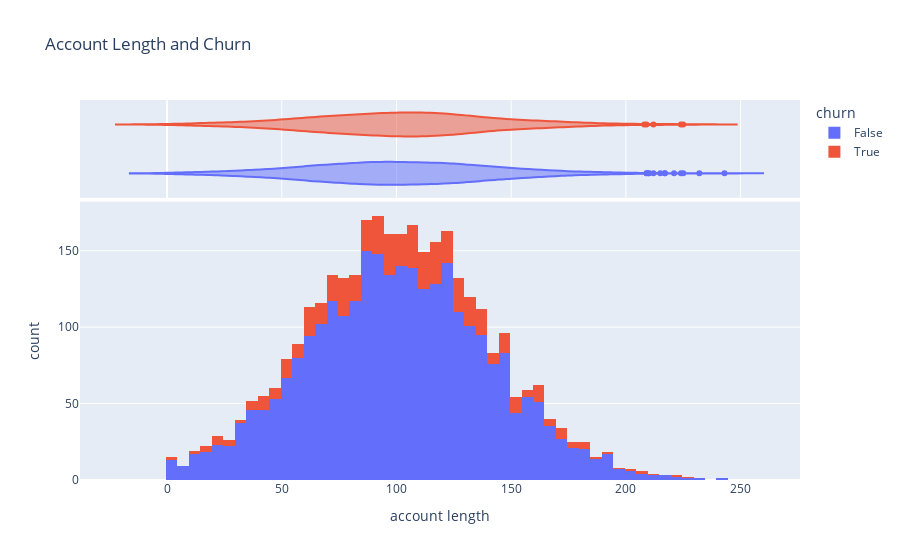

The notebook cell saved with this chart:
### Code cell
fig = px.histogram(df, x="account length", color="churn",title = 'Account Length and Churn',marginal = 'violin',
                   hover_data=df.columns)
fig.show()

### Figure 1 — Plotly figure (JSON) as saved in the notebook; plotly's stock layout.template omitted (floating-point values rounded to 4 significant figures; data arrays with more than 128 entries replaced by an {"elided": "..."} marker saying what was removed)
{"data": [{"alignmentgroup": "True", "bingroup": "x", "hovertemplate": "churn=False<br>account length=%{x}<br>count=%{y}<extra></extra>", "legendgroup": "False", "marker": {"color": "#636efa", "pattern": {"shape": ""}}, "name": "False", "offsetgroup": "False", "orientation": "v", "showlegend": true, "type": "histogram", "x": {"elided": "2850 int values"}, "xaxis": "x", "yaxis": "y"}, {"alignmentgroup": "True", "customdata": {"elided": "2850x20 mixed values"}, "hovertemplate": "churn=%{customdata[19]}<br>account length=%{x}<br>state=%{customdata[0]}<br>area code=%{customdata[1]}<br>phone number=%{customdata[2]}<br>international plan=%{customdata[3]}<br>voice mail plan=%{customdata[4]}<br>number vmail messages=%{customdata[5]}<br>total day minutes=%{customdata[6]}<br>total day calls=%{customdata[7]}<br>total day charge=%{customdata[8]}<br>total eve minutes=%{customdata[9]}<br>total eve calls=%{customdata[10]}<br>total eve charge=%{customdata[11]}<br>total night minutes=%{customdata[12]}<br>total night calls=%{customdata[13]}<br>total night charge=%{customdata[14]}<br>total intl minutes=%{customdata[15]}<br>total intl calls=%{customdata[16]}<br>total intl charge=%{customdata[17]}<br>customer service calls=%{customdata[18]}<extra></extra>", "legendgroup": "False", "marker": {"color": "#636efa"}, "name": "False", "offsetgroup": "False", "scalegroup": "x", "showlegend": false, "type": "violin", "x": {"elided": "2850 int values"}, "xaxis": "x2", "yaxis": "y2"}, {"alignmentgroup": "True", "bingroup": "x", "hovertemplate": "churn=True<br>account length=%{x}<br>count=%{y}<extra></extra>", "legendgroup": "True", "marker": {"color": "#EF553B", "pattern": {"shape": ""}}, "name": "True", "offsetgroup": "True", "orientation": "v", "showlegend": true, "type": "histogram", "x": {"elided": "483 int values"}, "xaxis": "x", "yaxis": "y"}, {"alignmentgroup": "True", "customdata": {"elided": "483x20 mixed values"}, "hovertemplate": "churn=%{customdata[19]}<br>account length=%{x}<br>state=%{customdata[0]}<br>area code=%{customdata[1]}<br>phone number=%{customdata[2]}<br>international plan=%{customdata[3]}<br>voice mail plan=%{customdata[4]}<br>number vmail messages=%{customdata[5]}<br>total day minutes=%{customdata[6]}<br>total day calls=%{customdata[7]}<br>total day charge=%{customdata[8]}<br>total eve minutes=%{customdata[9]}<br>total eve calls=%{customdata[10]}<br>total eve charge=%{customdata[11]}<br>total night minutes=%{customdata[12]}<br>total night calls=%{customdata[13]}<br>total night charge=%{customdata[14]}<br>total intl minutes=%{customdata[15]}<br>total intl calls=%{customdata[16]}<br>total intl charge=%{customdata[17]}<br>customer service calls=%{customdata[18]}<extra></extra>", "legendgroup": "True", "marker": {"color": "#EF553B"}, "name": "True", "offsetgroup": "True", "scalegroup": "x", "showlegend": false, "type": "violin", "x": {"elided": "483 int values"}, "xaxis": "x2", "yaxis": "y2"}], "layout": {"barmode": "relative", "legend": {"title": {"text": "churn"}, "tracegroupgap": 0}, "title": {"text": "Account Length and Churn"}, "xaxis": {"anchor": "y", "domain": [0, 1], "title": {"text": "account length"}}, "xaxis2": {"anchor": "y2", "domain": [0, 1], "matches": "x", "showgrid": true, "showticklabels": false}, "yaxis": {"anchor": "x", "domain": [0, 0.7326], "title": {"text": "count"}}, "yaxis2": {"anchor": "x2", "domain": [0.7426, 1], "matches": "y2", "showgrid": false, "showline": false, "showticklabels": false, "ticks": ""}}}
